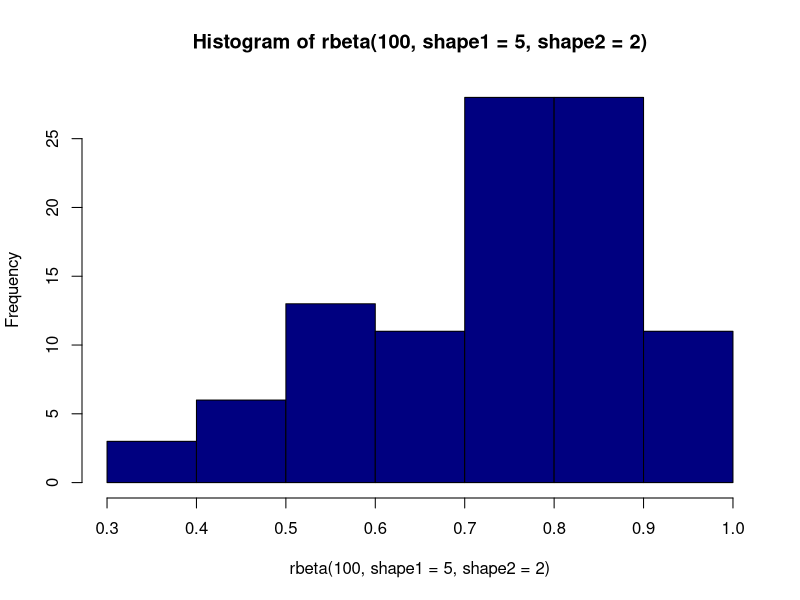
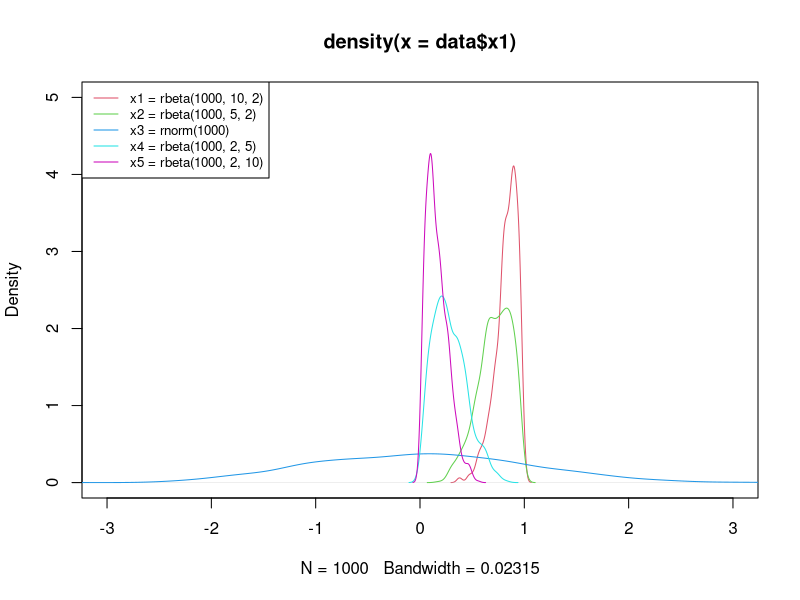
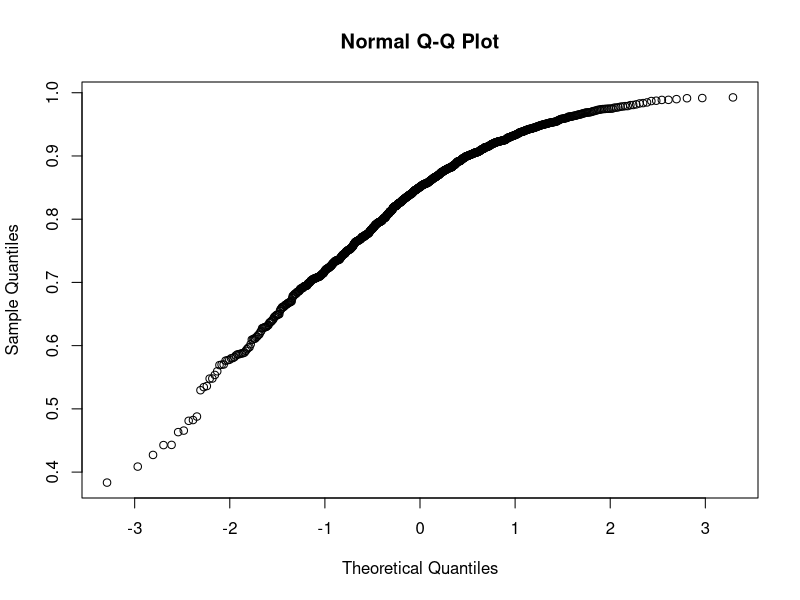
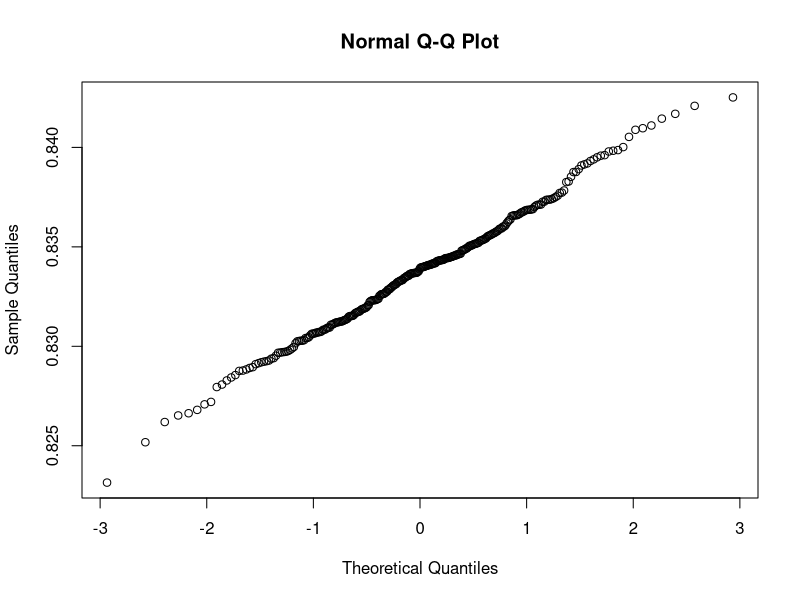
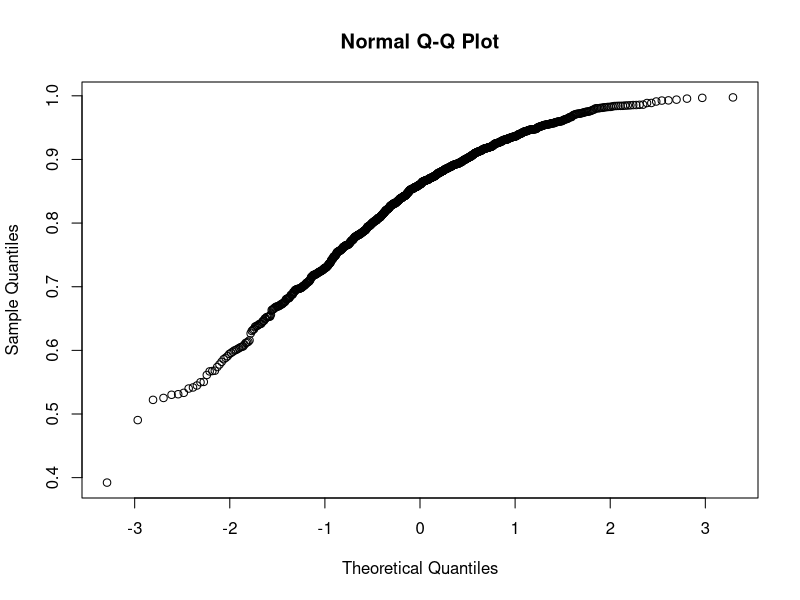
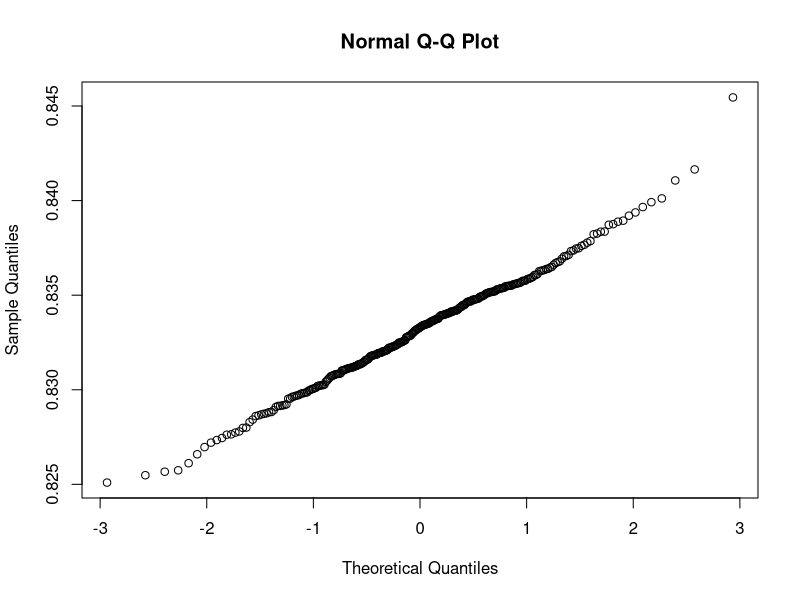
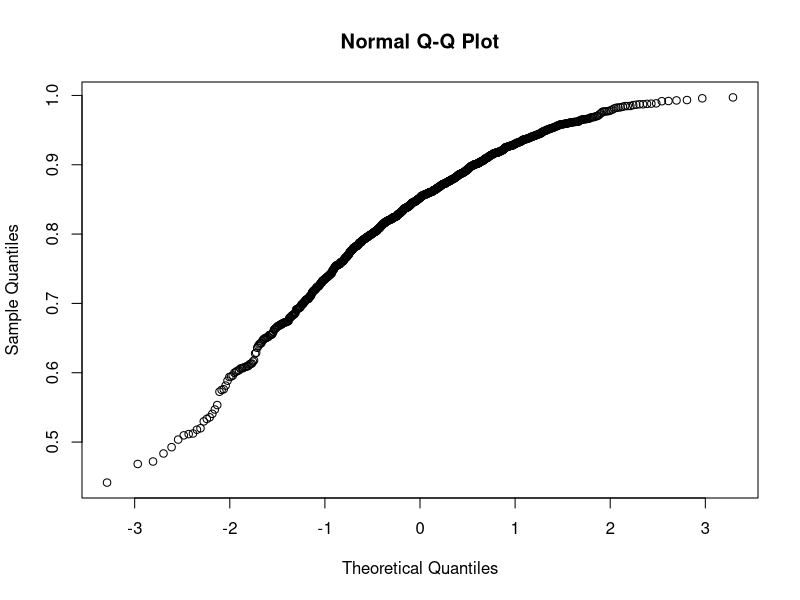
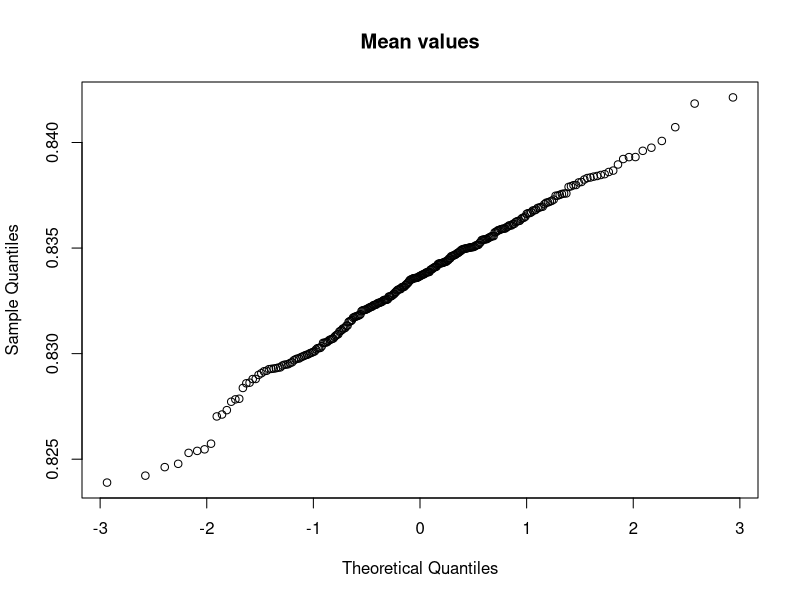

Generate these figures, in order, with R:
## ---- chunk 1
knitr::opts_chunk$set(echo = TRUE)
## ---- chunk 2
hist(rbeta(100, shape1=5, shape2=2), col = 'navy')

## ---- chunk 3

# The following example was taken from: https://statisticsglobe.com/draw-normal-left-right-skewed-distributions-r

set.seed(35486)                    # Create random distributions
data <- data.frame(x1 = rbeta(1000, 10, 2),
                   x2 = rbeta(1000, 5, 2),
                   x3 = rnorm(1000),
                   x4 = rbeta(1000, 2, 5),
                   x5 = rbeta(1000, 2, 10))

head(data)                         # Print head of data
## ---- chunk 4
plot(density(data$x1), col = 2,    # Overlay all columns as densities
     xlim = c(- 3, 3),
     ylim = c(0, 5))
lines(density(data$x2), col = 3)

lines(density(data$x3), col = 4)
lines(density(data$x4), col = 5)
lines(density(data$x5), col = 6)
legend("topleft",                  # Add legend to plot
       legend = c("x1 = rbeta(1000, 10, 2)",
                  "x2 = rbeta(1000, 5, 2)",
                  "x3 = rnorm(1000)",
                  "x4 = rbeta(1000, 2, 5)",
                  "x5 = rbeta(1000, 2, 10)"),
       col = 2:6,
       lty = 1,
       cex = 0.8)

## ---- chunk 5
generate_dataset <- function(n = 300, m = 1000) {
  result <- list()
  for (i in 1:n) {
    result[[i]] <- rbeta(m, 10, 2)
  }
  return(result)
}

calculate_mean_values <- function(dataset) {
  result <- c()
  for (i in 1:length(dataset)) {
    result <- c(result, mean(dataset[[i]]))
  }
  return(result)
}

random_samples <- generate_dataset()
mean_values <- calculate_mean_values(random_samples)

qqnorm(random_samples[[1]])
qqnorm(mean_values)

## ---- chunk 6

generate_dataset <- function(n = 300, m = 1000, a = 10, b = 2) {
  result <- list()
  for (i in 1:n) {
    result[[i]] <- rbeta(m,a,b)
  }
  return(result)
}

calculate_mean_values <- function(dataset) {
  result <- c()
  for (i in 1:length(dataset)) {
    result <- c(result, mean(dataset[[i]]))
  }
  return(result)
}

random_samples <- generate_dataset()
mean_values <- calculate_mean_values(random_samples)

qqnorm(random_samples[[1]])
qqnorm(mean_values)

## ---- chunk 7
generate_dataset <- function(n = 300, m = 1000, a = 10, b = 2, func = rbeta) {
  result <- list()
  for (i in 1:n) {
    result[[i]] <- func(m,a,b)
  }
  return(result)
}

calculate_mean_values <- function(dataset) {
  result <- c()
  for (i in 1:length(dataset)) {
    result <- c(result, mean(dataset[[i]]))
  }
  return(result)
}


random_samples <- generate_dataset()
mean_values <- calculate_mean_values(random_samples)

qqnorm(random_samples[[6]])
qqnorm(mean_values, main = "Mean values")
